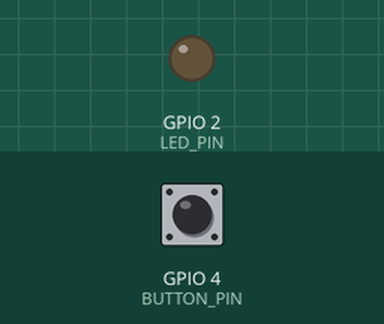
The sketch below on a simulated ESP32. Parts: output pins drawn as LEDs (lit = HIGH). The test bench sets the inputs (shaded band); at power-on: GPIO 4 (BUTTON_PIN) HIGH. What the sketch prints to the serial monitor is not drawn.

Above: at 1.2 s.
1.3 s: GPIO 4 (BUTTON_PIN) pulled LOW for 0.15 s
At 1.7 s:
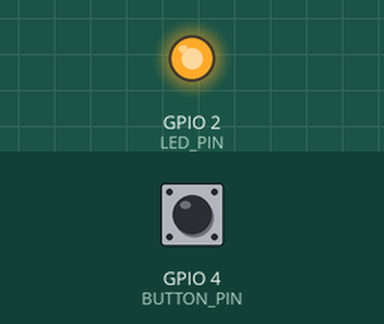
2.9 s: GPIO 4 (BUTTON_PIN) pulled LOW for 1 s
At 4.0 s:
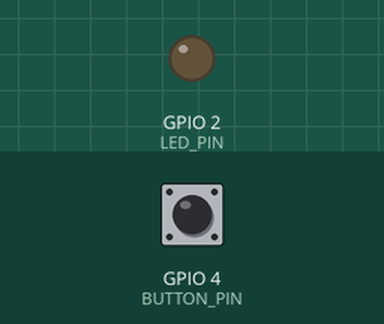
5.4 s: GPIO 4 (BUTTON_PIN) pulled LOW for 3.2 s
At 6.0 s:
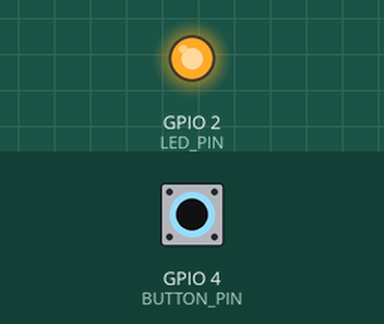
Timing chart, 0 to 8.4 s (numbered marks = the images above; inputs shaded):
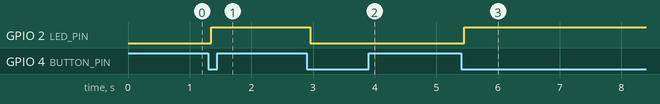

Measured:
- after the input at 1.3 s, GPIO 2 (LED_PIN): LOW → HIGH after 0.05 s
- after the input at 2.9 s, GPIO 2 (LED_PIN): HIGH → LOW after 0.05 s
- after the input at 5.4 s, GPIO 2 (LED_PIN): LOW → HIGH after 0.05 s

The sketch:

gpio_led_button.ino
```cpp
/*
 * ============================================================
 *  GPIO LED + 버튼 제어 예제 (소프트웨어 디바운싱 포함)
 * ============================================================
 *
 *  기능 설명:
 *  - 버튼을 누를 때마다 LED가 토글됩니다 (켜짐 ↔ 꺼짐)
 *  - 소프트웨어 디바운싱으로 버튼의 바운싱(채터링) 문제를 해결합니다
 *  - 시리얼 모니터에 LED 상태와 버튼 누름 횟수를 출력합니다
 *
 *  배선 안내 (Wiring Guide):
 *  ┌──────────────────────────────────────────────────┐
 *  │                                                  │
 *  │  ESP32          LED            버튼              │
 *  │  ─────          ───            ────              │
 *  │  GPIO 2 ──┤220Ω├──►|── GND                      │
 *  │                                                  │
 *  │  GPIO 4 ──────────────── 버튼 한쪽               │
 *  │                          버튼 다른쪽 ── GND      │
 *  │                                                  │
 *  │  ※ GPIO 4는 INPUT_PULLUP 모드로 설정             │
 *  │    (내부 풀업 저항 사용, 외부 저항 불필요)         │
 *  │                                                  │
 *  │  ※ 버튼을 안 누르면 HIGH(3.3V)                   │
 *  │    버튼을 누르면 LOW(0V)                          │
 *  │                                                  │
 *  └──────────────────────────────────────────────────┘
 *
 *  필요 부품:
 *  - ESP32 개발보드
 *  - LED 1개
 *  - 220Ω 저항 1개
 *  - 택트 스위치 (버튼) 1개
 *  - 브레드보드 및 점퍼 와이어
 *
 *  시리얼 모니터 설정: 115200 baud
 * ============================================================
 */

// ─────────────── 핀 정의 ───────────────
const int LED_PIN = 2;       // LED가 연결된 GPIO 핀 번호
const int BUTTON_PIN = 4;    // 버튼이 연결된 GPIO 핀 번호

// ─────────────── 디바운싱 설정 ───────────────
const unsigned long DEBOUNCE_DELAY = 50;  // 디바운스 지연 시간 (밀리초)
// 50ms 동안 상태가 안정적으로 유지되면 진짜 버튼 입력으로 판단

// ─────────────── 상태 변수 ───────────────
bool ledState = false;                 // 현재 LED 상태 (false = 꺼짐, true = 켜짐)
int lastButtonState = HIGH;            // 이전 루프에서의 버튼 상태
int currentButtonState = HIGH;         // 디바운싱 후 확정된 버튼 상태
unsigned long lastDebounceTime = 0;    // 마지막으로 상태가 변한 시각 (밀리초)
unsigned int pressCount = 0;           // 버튼 누름 횟수 카운터

// ─────────────── 초기 설정 ───────────────
void setup() {
    // 시리얼 통신 초기화 (디버깅용, 115200 보레이트)
    Serial.begin(115200);

    // LED 핀을 출력 모드로 설정
    pinMode(LED_PIN, OUTPUT);

    // 버튼 핀을 내부 풀업 저항이 있는 입력 모드로 설정
    // INPUT_PULLUP: 버튼을 안 누르면 HIGH(3.3V), 누르면 LOW(0V)
    // 외부에 10kΩ 풀업 저항을 연결할 필요 없음!
    pinMode(BUTTON_PIN, INPUT_PULLUP);

    // LED 초기 상태: 꺼짐
    digitalWrite(LED_PIN, LOW);

    // 시작 메시지 출력
    Serial.println("=================================");
    Serial.println("  GPIO LED + 버튼 제어 예제");
    Serial.println("  소프트웨어 디바운싱 적용");
    Serial.println("=================================");
    Serial.println("버튼을 누르면 LED가 토글됩니다.");
    Serial.println();
}

// ─────────────── 메인 루프 ───────────────
void loop() {
    // 1단계: 버튼의 현재 상태를 읽기
    int reading = digitalRead(BUTTON_PIN);

    // 2단계: 상태가 변했으면 디바운스 타이머 리셋
    // 바운싱이 발생하면 이 부분에서 타이머가 계속 리셋됨
    if (reading != lastButtonState) {
        lastDebounceTime = millis();  // 변화가 감지된 시각 기록
    }

    // 3단계: 디바운스 시간이 경과했는지 확인
    // DEBOUNCE_DELAY(50ms) 동안 상태가 변하지 않았으면 안정적인 입력으로 판단
    if ((millis() - lastDebounceTime) > DEBOUNCE_DELAY) {

        // 4단계: 확정된 상태가 이전과 다른지 확인
        if (reading != currentButtonState) {
            currentButtonState = reading;  // 새로운 상태로 업데이트

            // 5단계: 버튼이 눌렸을 때만 동작 (HIGH → LOW 전환)
            // INPUT_PULLUP이므로 누르면 LOW가 됨
            if (currentButtonState == LOW) {
                // LED 상태 토글 (켜짐 ↔ 꺼짐)
                ledState = !ledState;
                digitalWrite(LED_PIN, ledState);

                // 버튼 누름 횟수 증가
                pressCount++;

                // 시리얼 모니터에 상태 출력
                Serial.print("[");
                Serial.print(pressCount);
                Serial.print("회] 버튼 눌림! → LED ");
                Serial.println(ledState ? "켜짐 (ON)" : "꺼짐 (OFF)");
            }
        }
    }

    // 6단계: 이전 상태 저장 (다음 루프에서 비교하기 위해)
    lastButtonState = reading;

    // ※ delay()를 사용하지 않음!
    // delay()를 사용하면 버튼 입력을 놓칠 수 있음
    // millis() 기반 디바운싱은 논블로킹 방식으로 동작
}

/*
 * ============================================================
 *  추가 설명: 디바운싱이 왜 필요한가?
 * ============================================================
 *
 *  기계식 버튼을 누르면 접점이 완전히 닫히기까지
 *  수 밀리초 동안 ON/OFF가 반복됩니다 (바운싱/채터링).
 *
 *  디바운싱 없이:
 *    버튼 1회 누름 → 마이크로컨트롤러가 3~5회로 인식!
 *
 *  디바운싱 적용 후:
 *    버튼 1회 누름 → 정확히 1회로 인식
 *
 *  동작 원리:
 *    1. 상태 변화 감지 → 타이머 시작
 *    2. 50ms 동안 같은 상태 유지 → 진짜 입력으로 확정
 *    3. 50ms 이내에 또 변하면 → 바운싱으로 간주, 타이머 리셋
 *
 * ============================================================
 *  인터럽트 방식 디바운싱 (참고용)
 * ============================================================
 *
 *  volatile bool buttonPressed = false;
 *  volatile unsigned long lastISRTime = 0;
 *
 *  void IRAM_ATTR buttonISR() {
 *      unsigned long now = millis();
 *      if (now - lastISRTime > 200) {  // 200ms 디바운스
 *          buttonPressed = true;
 *          lastISRTime = now;
 *      }
 *  }
 *
 *  void setup() {
 *      attachInterrupt(digitalPinToInterrupt(BUTTON_PIN),
 *                      buttonISR, FALLING);
 *  }
 *
 *  void loop() {
 *      if (buttonPressed) {
 *          buttonPressed = false;
 *          ledState = !ledState;
 *          digitalWrite(LED_PIN, ledState);
 *      }
 *  }
 *
 * ============================================================
 */
```
